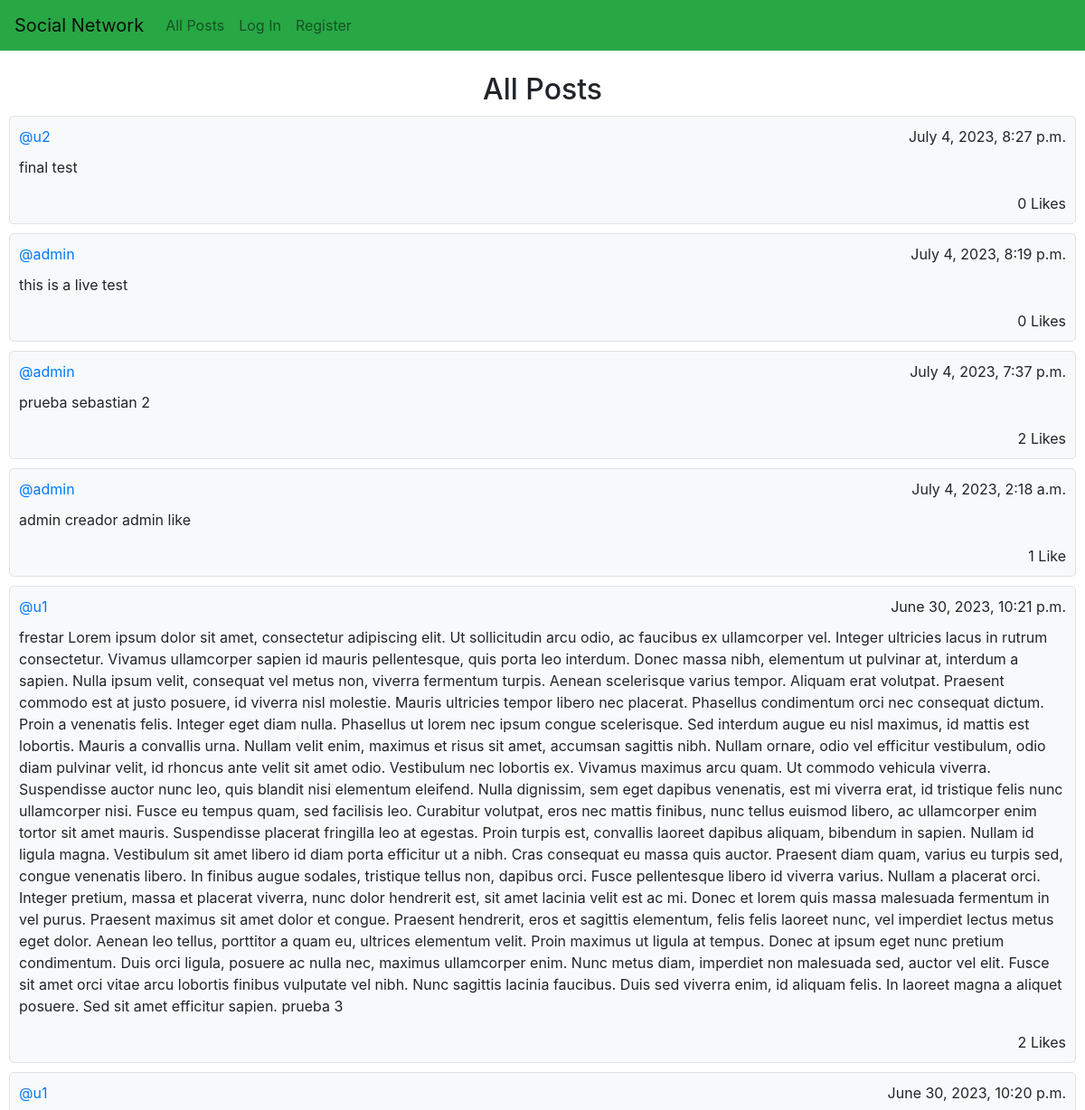
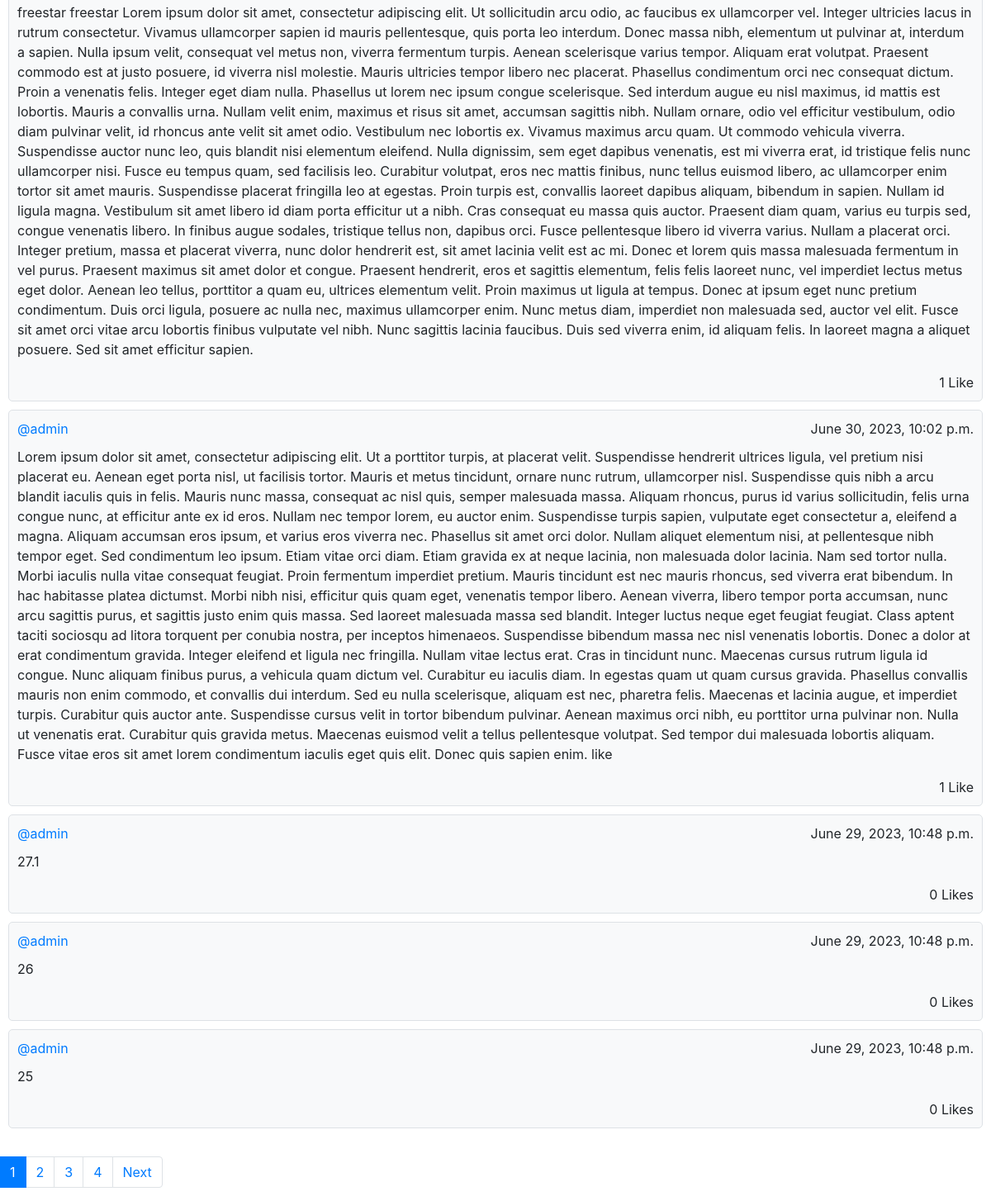
The page / on the database its author committed (2 pictures, top to bottom).
### network/models.py (models this page shows, shortened)
class Post(models.Model):
    user = models.ForeignKey(User, on_delete=models.CASCADE, related_name="posts")
    content = models.TextField(blank=True)
    timestamp = models.DateTimeField(auto_now_add=True)
    likes = models.ManyToManyField(User, related_name="like", blank=True)

class User(AbstractUser):
    pass
    followers = models.ManyToManyField("User", related_name="My_followers", blank=True)
    following = models.ManyToManyField("User", related_name="Im_following", blank=True)

### network/views.py (the view, shortened to what this page needs)
# urls.py: path("", views.index, name="index"),
def index(request):
    if not request.user.is_authenticated:
        posts = Post.objects.all().order_by("-timestamp")
        paginator = Paginator(posts, 10) # Show 10 contacts per page.
        page_number = request.GET.get('page')
        page_obj = paginator.get_page(page_number)
        return render(request, "network/index.html", {
            "posts": page_obj,
        })

### network/templates/network/index.html (shortened to what this page needs)
{% extends "network/layout.html" %}
{% block body %}
    <br>
    <h2>All Posts</h2>
    {% for post in posts %}
        <div class="post" onclick="location.href = '{% url 'post' post.id%}';">
            <div class="post-header">
                <a href="{% url 'profile' post.user.username %}">@{{ post.user.username }}</a>
                <span class="float-right">{{ post.timestamp }}</span>
            </div>
            <div class="post-body">
                <p>{{ post.content }}</p>
            </div>
            <div class="post-footer">
                <div class="post-footer">
                    {% if post.likes.count == 1 %}
                        <span>{{ post.likes.count }} Like</span>
                    {% else %}
                        <span>{{ post.likes.count }} Likes</span>
                    {% endif %}
                </div>
            </div>
        </div>
    {% endfor %}
    <br>
    <nav aria-label="...">
        <ul class="pagination">
            {% for num in posts.paginator.page_range %}
                {% if posts.number == num %}
                    <li class="page-item active" aria-current="page">
                        <span class="page-link">
                            {{ num }}
                        </span>
                    </li>
                {% else %}
                    <li class="page-item"><a class="page-link" href="?page={{ num }}">{{ num }}</a></li>
                {% endif %}
            {% endfor %}
            <li class="page-item">
            {% if posts.has_next %}
                <a class="page-link" href="?page={{ posts.next_page_number }}">Next</a>
            {% endif %}
            </li>
        </ul>
    </nav>
{% endblock %}

### network/static/network/styles.css (style rules this page uses)
h2 { margin: auto; text-align: center; }
.post { background-color: #f8f9fa; border: 1px solid #dee2e6; border-radius: 5px; padding: 10px; margin: 10px; }
.post-header { display: flex; justify-content: space-between; align-items: center; }
.post-body { margin: 10px 0; }
.post-footer { text-align: right; }

### rows shown on the page
Post: user.username "u2", timestamp "July 4, 2023, 8:27 p.m.", content "final test", likes.count "0"
Post: user.username "admin", timestamp "July 4, 2023, 8:19 p.m.", content "this is a live test", likes.count "0"
Post: user.username "admin", timestamp "July 4, 2023, 7:37 p.m.", content "prueba sebastian 2", likes.count "2"
Post: user.username "admin", timestamp "July 4, 2023, 2:18 a.m.", content "admin creador admin like", likes.count "1"
Post: user.username "u1", timestamp "June 30, 2023, 10:21 p.m.", content "frestar Lorem ipsum dolor sit amet, consectetur adipiscing elit. Ut sollicitudin arcu odio, ac faucibus ex ullamcorper vel. Integer ultricies lacus in rutrum consectetur. Vivamus ullamcorper sapien id mauris pellentesque, quis porta leo interdum. Donec massa nibh, elementum ut pulvinar at, interdum a sapien. Nulla ipsum velit, consequat vel metus non, viverra fermentum turpis. Aenean scelerisque varius tempor. Aliquam erat volutpat. Praesent commodo est at justo posuere, id viverra nisl molestie. Mauris ultricies tempor libero nec placerat. Phasellus condimentum orci nec consequat dictum. Proin a venenatis felis. Integer eget diam nulla. Phasellus ut lorem nec ipsum congue scelerisque. Sed…", likes.count "2"
Post: user.username "u1", timestamp "June 30, 2023, 10:20 p.m.", content "freestar freestar Lorem ipsum dolor sit amet, consectetur adipiscing elit. Ut sollicitudin arcu odio, ac faucibus ex ullamcorper vel. Integer ultricies lacus in rutrum consectetur. Vivamus ullamcorper sapien id mauris pellentesque, quis porta leo interdum. Donec massa nibh, elementum ut pulvinar at, interdum a sapien. Nulla ipsum velit, consequat vel metus non, viverra fermentum turpis. Aenean scelerisque varius tempor. Aliquam erat volutpat. Praesent commodo est at justo posuere, id viverra nisl molestie. Mauris ultricies tempor libero nec placerat. Phasellus condimentum orci nec consequat dictum. Proin a venenatis felis. Integer eget diam nulla. Phasellus ut lorem nec ipsum congue…", likes.count "1"
Post: user.username "admin", timestamp "June 30, 2023, 10:02 p.m.", content "Lorem ipsum dolor sit amet, consectetur adipiscing elit. Ut a porttitor turpis, at placerat velit. Suspendisse hendrerit ultrices ligula, vel pretium nisi placerat eu. Aenean eget porta nisl, ut facilisis tortor. Mauris et metus tincidunt, ornare nunc rutrum, ullamcorper nisl. Suspendisse quis nibh a arcu blandit iaculis quis in felis. Mauris nunc massa, consequat ac nisl quis, semper malesuada massa. Aliquam rhoncus, purus id varius sollicitudin, felis urna congue nunc, at efficitur ante ex id eros. Nullam nec tempor lorem, eu auctor enim. Suspendisse turpis sapien, vulputate eget consectetur a, eleifend a magna. Aliquam accumsan eros ipsum, et varius eros viverra nec. Phasellus sit amet…", likes.count "1"
Post: user.username "admin", timestamp "June 29, 2023, 10:48 p.m.", content "27.1", likes.count "0"
Post: user.username "admin", timestamp "June 29, 2023, 10:48 p.m.", content "26", likes.count "0"
Post: user.username "admin", timestamp "June 29, 2023, 10:48 p.m.", content "25", likes.count "0"

### other values the page prints
{{ num }} "1"
{{ num }} "2" "3" "4"
